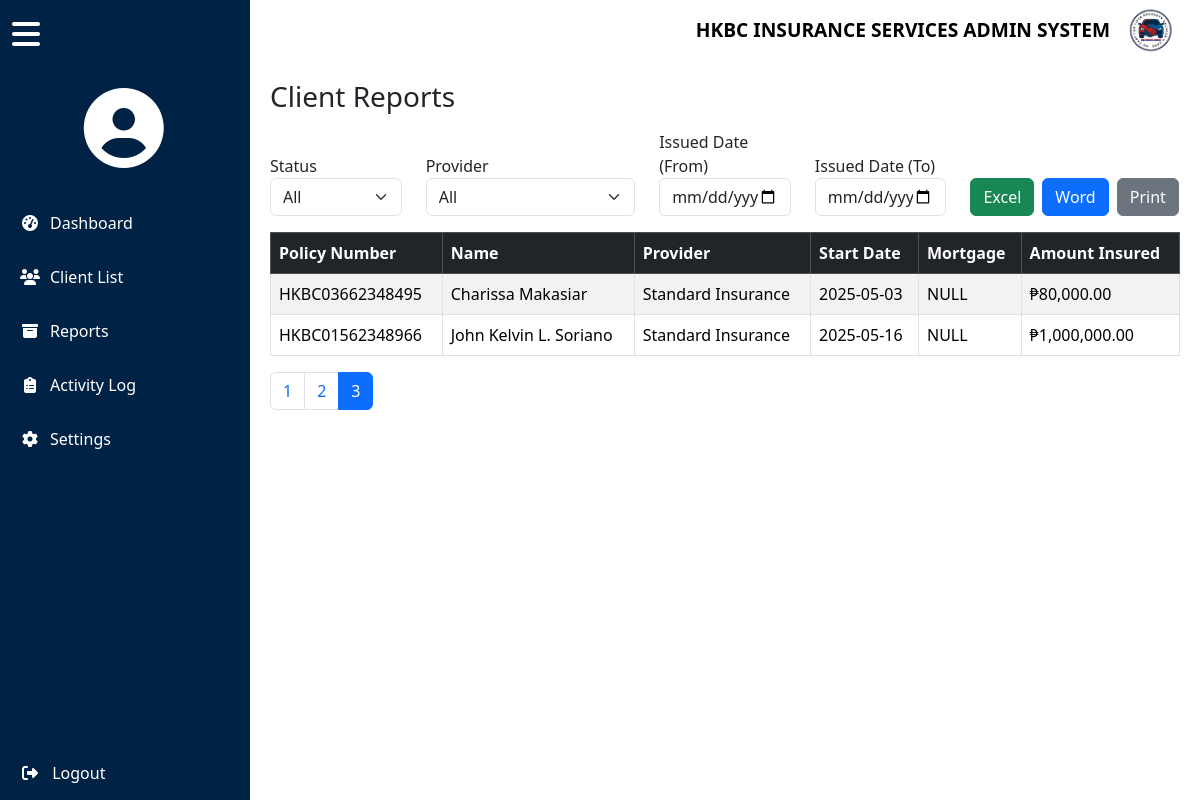
The page /report.php?page=3 on the database its author committed.
### tables this page shows
CREATE TABLE `cliente` (
  `id` int(11) NOT NULL AUTO_INCREMENT,
  `policy_number` varchar(255) DEFAULT NULL,
  `name` varchar(255) DEFAULT NULL,
  `provider` varchar(255) DEFAULT NULL,
  `facebook` varchar(255) DEFAULT NULL,
  `contact_number` varchar(255) DEFAULT NULL,
  `email` varchar(255) DEFAULT NULL,
  `address` varchar(255) DEFAULT NULL,
  `start_date` varchar(255) DEFAULT NULL,
  `end_date` varchar(255) DEFAULT NULL,
  `vehicle_unit` varchar(100) DEFAULT NULL,
  `chasis_no` varchar(100) DEFAULT NULL,
  `motor_no` varchar(100) DEFAULT NULL,
  `plate_no` varchar(50) DEFAULT NULL,
  `vehicle_color` varchar(255) DEFAULT NULL,
  `amount_insured` decimal(15,2) DEFAULT NULL,
  `bipd` decimal(10,2) DEFAULT NULL,
  `pa` decimal(10,2) DEFAULT NULL,
  `aon` decimal(10,2) DEFAULT NULL,
  `net_remitting` decimal(10,2) DEFAULT NULL,
  `hkbc_net` decimal(10,2) DEFAULT NULL,
  `mark_up` decimal(10,2) DEFAULT NULL,
  `late_charges` decimal(10,2) DEFAULT NULL,
  `cancelled_income` decimal(10,2) DEFAULT NULL,
  `reinstatement_fee` decimal(10,2) DEFAULT NULL,
  `make_up_agent` decimal(10,2) DEFAULT NULL,
  `comission` decimal(10,2) DEFAULT NULL,
  `source` varchar(255) DEFAULT NULL,
  `mortgage` varchar(255) DEFAULT NULL,
  `status` varchar(255) DEFAULT NULL,
  `or_number` decimal(10,2) DEFAULT NULL,
  `payment_1` decimal(10,2) DEFAULT NULL,
  `payment_2` decimal(10,2) DEFAULT NULL,
  `payment_3` decimal(10,2) DEFAULT NULL,
  `payment_4` decimal(10,2) DEFAULT NULL,
  `payment_5` decimal(10,2) DEFAULT NULL,
  `payment_6` decimal(10,2) DEFAULT NULL,
  `payment_status` varchar(100) DEFAULT NULL,
  `date_remittance` date DEFAULT NULL,
  `ctpl` varchar(100) DEFAULT NULL,
  `bank_status` varchar(100) DEFAULT NULL,
  `remarks` text DEFAULT NULL,
  `photo` varchar(255) DEFAULT NULL,
  `old_id` int(11) DEFAULT NULL,
  `created_at` datetime DEFAULT current_timestamp(),
  `is_active` tinyint(1) NOT NULL DEFAULT 1,
  PRIMARY KEY (`id`),
  UNIQUE KEY `email` (`email`)
);

### report.php (the view, shortened to what this page needs)
<?php
$servername = "localhost";
$username = "root";
$password = "";
$database = "u755652361_thesis";
$conn = new mysqli($servername, $username, $password, $database);
$page = isset($_GET['page']) ? max(1, intval($_GET['page'])) : 1;
$limit = 10;
$offset = ($page - 1) * $limit;
$start_date = $_GET['start_date'] ?? '';
$end_date = $_GET['end_date'] ?? '';
$where = [];
$whereSQL = $where ? "WHERE " . implode(" AND ", $where) : "";
$totalRes = $conn->query("SELECT COUNT(*) as total FROM cliente $whereSQL");
$totalRows = $totalRes->fetch_assoc()['total'];
$totalPages = ceil($totalRows / $limit);
$result = $conn->query("SELECT * FROM cliente $whereSQL ORDER BY id DESC LIMIT $limit OFFSET $offset");
?>
<!DOCTYPE html>
<html lang="en">
<head>
  <link href="https://cdnjs.cloudflare.com/ajax/libs/font-awesome/6.5.0/css/all.min.css" rel="stylesheet">
  <link href="https://cdn.jsdelivr.net/npm/bootstrap@5.3.2/dist/css/bootstrap.min.css" rel="stylesheet">
</head>
<body>
<header>
  <div class="header-left">
    <h2>h</h2>
  </div>
  <div class="header-right">
    <div class="title">HKBC INSURANCE SERVICES ADMIN SYSTEM</div>
    <img src="logo.png" alt="HKBC Logo" style="height: 60px; width: 60px; border-radius: 50%; background-color: white;">
  </div>
</header>
<div class="sidebar d-flex flex-column" id="sidebar">
  <button class="toggle-btn" onclick="toggleSidebar()"><i class="fas fa-bars"></i></button>
  <div class="admin-profile">
    <i class="fas fa-user-circle admin-icon"></i>
  </div>
  <ul class="flex-grow-1 w-100">
    <li><a href="dashboard.php"><i class="fas fa-tachometer-alt"></i> <span class="text">Dashboard</span></a></li>
    <li><a href="client.php"><i class="fas fa-users"></i> <span class="text">Client List</span></a></li>
    <li><a href="report.php"><i class="fas fa-archive"></i> <span class="text">Reports</span></a></li>
    <li><a href="activitylog.php"><i class="fas fa-clipboard-list"></i> <span class="text">Activity Log</span></a></li>
    <li><a href="settings.php"><i class="fas fa-cog"></i> <span class="text">Settings</span></a></li>
  </ul>
  <form action="logout.php" method="POST" class="logout-btn">
    <button type="submit" class="btn w-100 text-start text-white" style="border-radius: 0; padding: 15px 20px; border: none;">
      <i class="fas fa-sign-out-alt me-2"></i> <span class="text">Logout</span>
    </button>
  </form>
</div>
<div class="content">
  <h3 class="mb-3">Client Reports</h3>
<div class="row align-items-end mb-3">
  <div class="col-md-2">
    <label>Status</label>
    <select id="status" class="form-select">
      <option value="">All</option>
    </select>
  </div>
  <div class="col-md-3">
    <label>Provider</label>
    <select id="provider" class="form-select">
      <option value="">All</option>
    </select>
  </div>
  <div class="col-md-2">
    <label>Issued Date (From)</label>
    <input type="date" id="start_date" class="form-control" value="<?= $start_date ?>">
  </div>
  <div class="col-md-2">
    <label>Issued Date (To)</label>
    <input type="date" id="end_date" class="form-control" value="<?= $end_date ?>">
  </div>
  <div class="col-md-2 d-flex gap-2">
    <div class="w-100">
      <a href="export_excel.php?<?= $_SERVER['QUERY_STRING'] ?>" class="btn btn-success w-100">Excel</a>
    </div>
    <div class="w-100">
      <a href="export_word.php?<?= $_SERVER['QUERY_STRING'] ?>" class="btn btn-primary w-100">Word</a>
    </div>
    <div class="w-100">
      <button class="btn btn-secondary w-100" onclick="printReport()">Print</button>
    </div>
  </div>
</div>
  <div class="table-responsive">
    <table class="table table-bordered table-striped">
      <thead class="table-dark">
        <tr>
          <th>Policy Number</th>
          <th>Name</th>
          <th>Provider</th>
          <th>Start Date</th>
          <th>Mortgage</th>
          <th>Amount Insured</th>
        </tr>
      </thead>
      <tbody>
        <?php while ($row = $result->fetch_assoc()): ?>
          <tr>
            <td><?= htmlspecialchars($row['policy_number']) ?></td>
            <td><?= htmlspecialchars($row['name']) ?></td>
            <td><?= htmlspecialchars($row['provider']) ?></td>
            <td><?= htmlspecialchars($row['start_date']) ?></td>
            <td><?= htmlspecialchars($row['mortgage']) ?></td>
            <td>₱<?= number_format((float)$row['amount_insured'], 2) ?></td>
          </tr>
        <?php endwhile; ?>
      </tbody>
    </table>
  </div>
  <nav>
    <ul class="pagination">
      <?php for ($i = 1; $i <= $totalPages; $i++): ?>
        <li class="page-item <?= $i == $page ? 'active' : '' ?>">
          <a class="page-link" href="?<?= http_build_query(array_merge($_GET, ['page' => $i])) ?>"><?= $i ?></a>
        </li>
      <?php endfor; ?>
    </ul>
  </nav>
</div>
</body>
</html>

### report.php (style rules this page uses)
body { margin: 0; padding: 0; font-family: 'Segoe UI', sans-serif; display: flex; }
header { position: fixed; top: 0; left: 0; right: 0; height: 60px; background-color: white; color: black; padding: 10px 20px; z-index: 1000; display: flex; justify-content: space-between; align-items: center; }
.header-left { display: flex; align-items: center; gap: 15px; }
.header-right { display: flex; align-items: center; gap: 10px; }
.title { font-size: 1.2rem; font-weight: bold; }
.admin-profile { font-weight: 500; font-size: 0.95rem; color: white; display: flex; flex-direction: column; justify-content: center; padding: 20px; text-align: center; width: 100%; box-sizing: border-box; align-items: center; }
.admin-icon { font-size: 80px; color: white; margin-left: -25%; }
.sidebar { position: fixed; left: 0; width: 250px; height: 100%; background-color: #002244; color: white; transition: width 0.3s ease; overflow: hidden; display: flex; flex-direction: column; z-index: 1100; }
.sidebar ul { list-style: none; padding: 0; margin: 0; width: 100%; }
.sidebar li a { display: flex; align-items: center; padding: 15px 20px; color: white; text-decoration: none; transition: background 0.3s; }
.sidebar i { margin-right: 10px; width: 20px; text-align: center; }
.logout-btn { margin-top: auto; width: 100%; }
.content { margin-top: 60px; margin-left: 250px; padding: 20px; width: 100%; }
.toggle-btn { background: none; border: none; color: white; font-size: 2rem; padding: 10px 12px; text-align: left; width: 100%; cursor: pointer; }

### rows shown on the page
cliente: policy_number "HKBC03662348495", name "Charissa Makasiar", provider "Standard Insurance", start_date "2025-05-03", mortgage "NULL", amount_insured "80,000.00"
cliente: policy_number "HKBC01562348966", name "John Kelvin L. Soriano", provider "Standard Insurance", start_date "2025-05-16", mortgage "NULL", amount_insured "1,000,000.00"
